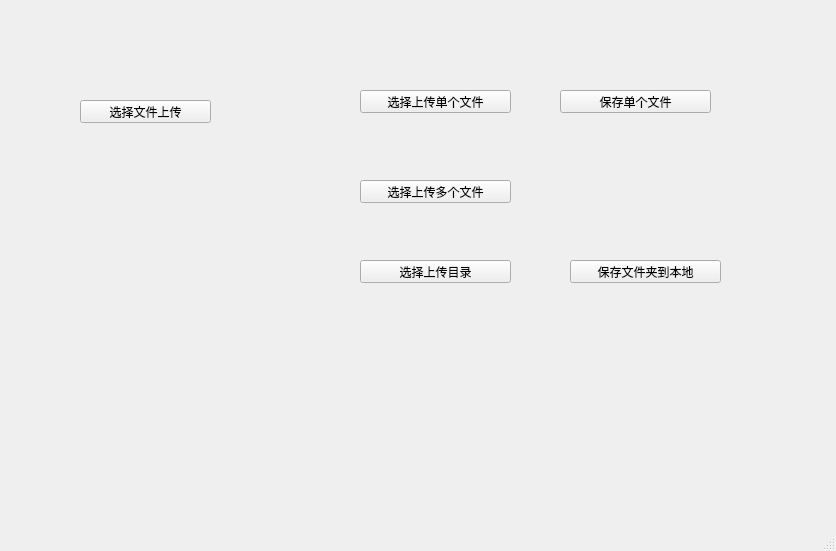
<?xml version="1.0" encoding="UTF-8"?>
<ui version="4.0">
 <class>MainWindow</class>
 <widget class="QMainWindow" name="MainWindow">
  <property name="geometry">
   <rect>
    <x>0</x>
    <y>0</y>
    <width>836</width>
    <height>551</height>
   </rect>
  </property>
  <property name="windowTitle">
   <string>MainWindow</string>
  </property>
  <widget class="QWidget" name="centralwidget">
   <widget class="QPushButton" name="pushButton">
    <property name="geometry">
     <rect>
      <x>80</x>
      <y>100</y>
      <width>131</width>
      <height>23</height>
     </rect>
    </property>
    <property name="text">
     <string>选择文件上传</string>
    </property>
   </widget>
   <widget class="QPushButton" name="pushButton_2">
    <property name="geometry">
     <rect>
      <x>360</x>
      <y>90</y>
      <width>151</width>
      <height>23</height>
     </rect>
    </property>
    <property name="text">
     <string>选择上传单个文件</string>
    </property>
   </widget>
   <widget class="QPushButton" name="pushButton_3">
    <property name="geometry">
     <rect>
      <x>360</x>
      <y>180</y>
      <width>151</width>
      <height>23</height>
     </rect>
    </property>
    <property name="text">
     <string>选择上传多个文件</string>
    </property>
   </widget>
   <widget class="QPushButton" name="pushButton_4">
    <property name="geometry">
     <rect>
      <x>360</x>
      <y>260</y>
      <width>151</width>
      <height>23</height>
     </rect>
    </property>
    <property name="text">
     <string>选择上传目录</string>
    </property>
   </widget>
   <widget class="QPushButton" name="pushButton_5">
    <property name="geometry">
     <rect>
      <x>560</x>
      <y>90</y>
      <width>151</width>
      <height>23</height>
     </rect>
    </property>
    <property name="text">
     <string>保存单个文件</string>
    </property>
   </widget>
   <widget class="QPushButton" name="pushButton_7">
    <property name="geometry">
     <rect>
      <x>570</x>
      <y>260</y>
      <width>151</width>
      <height>23</height>
     </rect>
    </property>
    <property name="text">
     <string>保存文件夹到本地</string>
    </property>
   </widget>
  </widget>
  <widget class="QMenuBar" name="menubar">
   <property name="geometry">
    <rect>
     <x>0</x>
     <y>0</y>
     <width>836</width>
     <height>22</height>
    </rect>
   </property>
  </widget>
  <widget class="QStatusBar" name="statusbar"/>
 </widget>
 <resources/>
 <connections/>
</ui>
